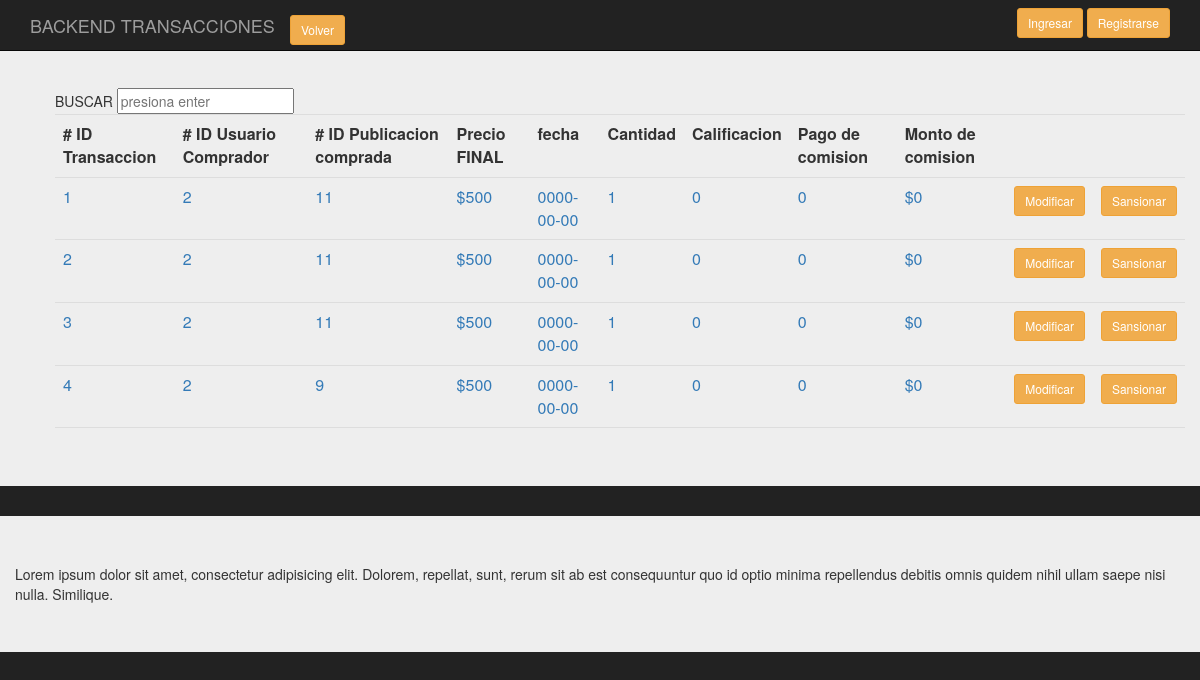
Before: /backend/Presentacion/BackTransaccion.php with the older database file.
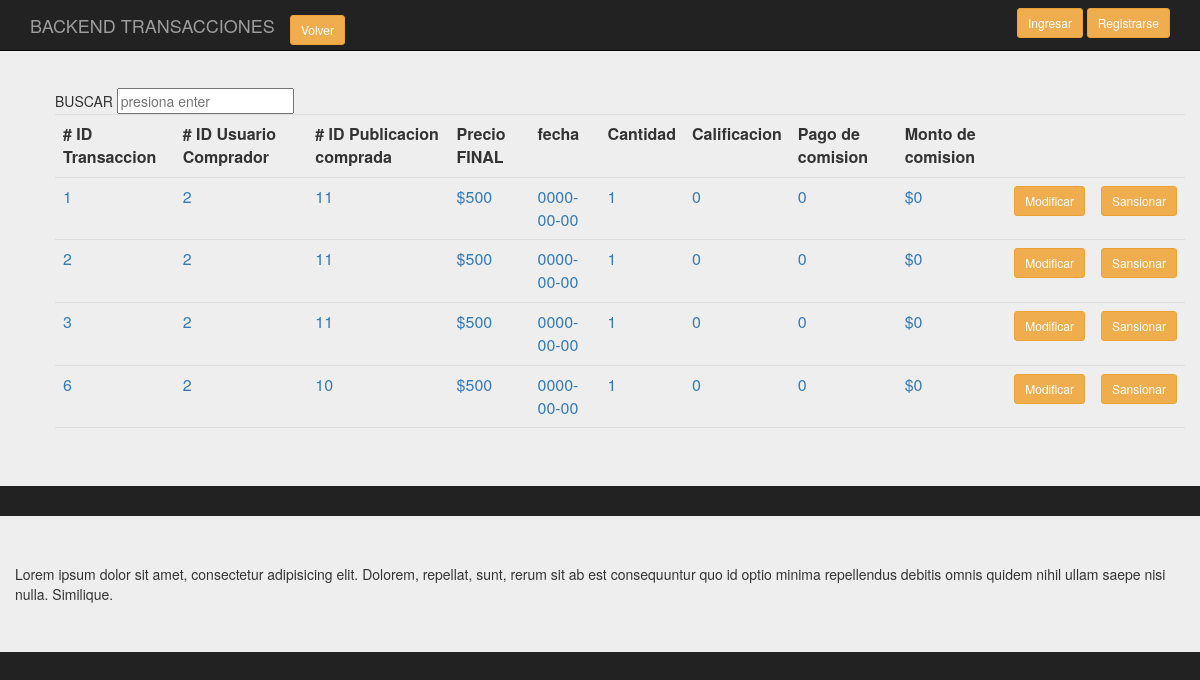
After: the same page with the newer database file.
### tables this page shows
CREATE TABLE `transaccion` (
  `id_trans` int(11) NOT NULL,
  `id_usut` int(11) NOT NULL,
  `id_pubt` int(11) NOT NULL,
  `precio_finalt` int(11) DEFAULT NULL,
  `fechat` date DEFAULT NULL,
  `cantidad` int(11) DEFAULT NULL,
  `calificaciont` int(1) DEFAULT NULL,
  `pago_comision` tinyint(1) NOT NULL,
  `comision_monto` int(11) NOT NULL
);

### backend/clases/Transaccion.class.php (called while the page is built, shortened)
<?php
require_once('../persistencia/PersistenciaTransaccion.class.php');
class Transaccion
{
    public function consultaTodos($conex)
    {
      $pu=new PersistenciaTransaccion;
      $datos= $pu->consTodos($conex);
      return $datos;
    }
}
?>

### backend/persistencia/PersistenciaTransaccion.class.php (called while the page is built, shortened)
<?php
class PersistenciaTransaccion
{
   public function consTodos( $conex)
   {
        $sql = "select * from transaccion";
        $result = $conex->prepare($sql);
		$result->execute();
		$resultados=$result->fetchAll();
       return $resultados;
    }
 }
?>

### backend/Presentacion/BackTransaccion.php (the view, shortened to what this page needs)
<?php
require_once('../clases/Transaccion.class.php');
?>
<!doctype html>
<html lang="en">
<head>
<link rel="stylesheet" href="https://maxcdn.bootstrapcdn.com/bootstrap/3.3.7/css/bootstrap.min.css">
<link rel="stylesheet" href="../css/estilos.css">
	</head>
<body>
		<div class="container">
			<nav class="navbar navbar-inverse navbar-fixed-top">
				  <div class="container">
					<div class="navbar-header">
					  <a class="navbar-brand" href="#">BACKEND TRANSACCIONES</a>
					  <div class="navbar-brand">
						<a href="index.php" class="btn btn-warning btn-sm">Volver</a>
					  </div>
					</div>
					<div id="navbar" class="navbar-collapse collapse">
					  <form class="navbar-form navbar-right">
						<a href="singin.php" class="btn btn-warning btn-sm">Ingresar</a>
						<a href="Login.php" class="btn btn-warning btn-sm">Registrarse</a>
					  </form>
					</div>
				  </div>
			</nav>
		</div>
		<div class="jumbotron">
			<div class="container-fluid">
				<section class="main row">
					<div class="col-md-12">
					<ol class="pre-scrollable">
										<table class="table">
																<form class="forma-busqueda cf" action="/search.php" method="post">
																	<input name="keywords" id="search_box" type="text" placeholder="presiona enter" >
																</form>
													<tr>
														<th># ID Transaccion</th>
														<th># ID Usuario Comprador</th>
														<th># ID Publicacion comprada</th>
														<th>Precio FINAL</th>
														<th>fecha</th>
														<th>Cantidad</th>
														<th>Calificacion</th>
														<th>Pago de comision</th>
														<th>Monto de comision</th>
														<th></th>
														<th></th>
													</tr>
												<?php
													$conex = conectar();
													$d = new Transaccion();
													$datos_d=$d->consultaTodos($conex);
													$cuenta=count($datos_d);
												?>
												<?php
												for ($i=0;$i<$cuenta;$i++)
												{
												?>
													<tr>
															<td><a value="<?php echo $datos_d[$i][0]?>"  ><?php echo $datos_d[$i][0]?></a></td>
															<td><a value="<?php echo $datos_d[$i][0]?>"  ><?php echo $datos_d[$i][1]?></a></td>
															<td><a value="<?php echo $datos_d[$i][0]?>"  ><?php echo $datos_d[$i][2]?></a></td>
															<td><a value="<?php echo $datos_d[$i][0]?>"  >$<?php echo $datos_d[$i][3]?></a></td>
															<td><a value="<?php echo $datos_d[$i][0]?>"  ><?php echo $datos_d[$i][4]?></a></td>
															<td><a value="<?php echo $datos_d[$i][0]?>"  ><?php echo $datos_d[$i][5]?></a></td>
															<td><a value="<?php echo $datos_d[$i][0]?>"  ><?php echo $datos_d[$i][6]?></a></td>
															<td><a value="<?php echo $datos_d[$i][0]?>"  ><?php echo $datos_d[$i][7]?></a></td>
															<td><a value="<?php echo $datos_d[$i][0]?>"  >$<?php echo $datos_d[$i][8]?></a></td>
															<td><a href="singin.php" class="btn btn-warning btn-sm">Modificar</a></td>
															<td><a href="Login.php" class="btn btn-warning btn-sm">Sansionar</a></td>
													</tr>
												<?php
												}
												?>
										</table>
					</ol>
					</div>
				</section>
			</div>
		</div>
		<div class="jumbotron">
		<div class="container">
			<div class="row">
			Lorem ipsum dolor sit amet, consectetur adipisicing elit. Dolorem, repellat, sunt, rerum sit ab est consequuntur quo id optio minima repellendus debitis omnis quidem nihil ullam saepe nisi nulla. Similique.
		</div>
		</div>
</body>
</html>

Changed rows visible on the page:
removed transaccion: id_trans "4", id_usut "2", id_pubt "9", precio_finalt "500", fechat "0000-00-00", cantidad "1", calificaciont "0", pago_comision "0", comision_monto "0"
now on this page (row unchanged): transaccion: id_trans "6", id_usut "2", id_pubt "10", precio_finalt "500", fechat "0000-00-00", cantidad "1", calificaciont "0", pago_comision "0", comision_monto "0"
